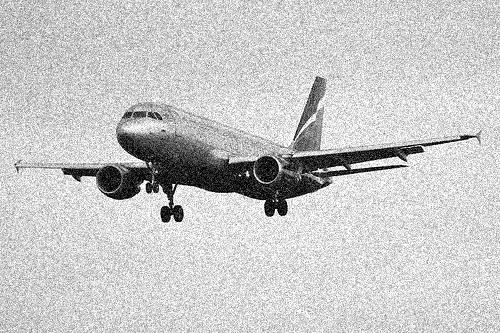
#> input picture cvstudey/chapter-2/V2-5-/image/noise/1.jpg, 500 x 333 px
$ python 2_4_cv2.add_application.py
#> lines starting #> are read from the running program, lines starting #| are printed output that depends on the picture
import cv2 as cv
import matplotlib.pyplot as plt
import numpy as np

img_path = "image/noise/1.jpg"

img1 = cv.imread(img_path)
#> img1 is the input picture: shape (333, 500, 3); min 0, max 255, mean 200.2

# 获取图像分辨率
h, w = img1.shape[:2]
#> h = 333; w = 500
# 创建零矩阵（黑色图像）
J = np.zeros((h, w, 3), dtype=np.double)

for i in range(1, 4):
    I = cv.imread(f"image/noise/{i}.jpg")
    I = I.astype(np.double)
    # 加法
    J = cv.add(I, J)
#> pass 2 of the loop `for i in range(1, 4):`:
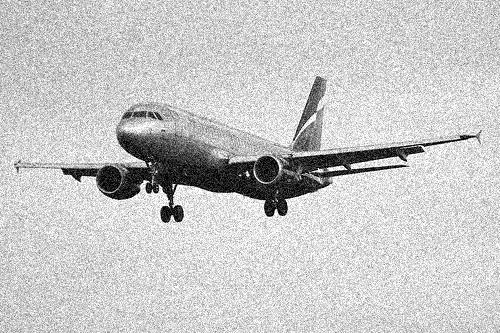
#> input picture cvstudey/chapter-2/V2-5-/image/noise/2.jpg, 500 x 333 px
#> I is the input picture: shape (333, 500, 3); min 0, max 255, mean 200.3
#> `J = cv.add(I, J)`:
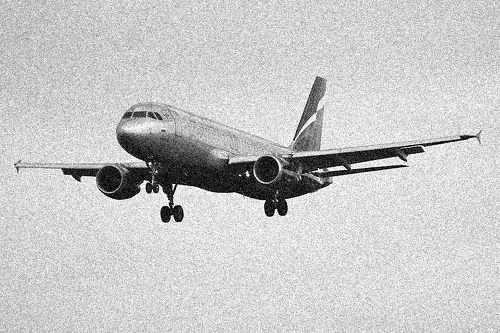
#> J: shape (333, 500, 3) float64; min 0, max 510, mean 400.4; drawn with min black and max white
#> pass 3 of the loop `for i in range(1, 4):`:
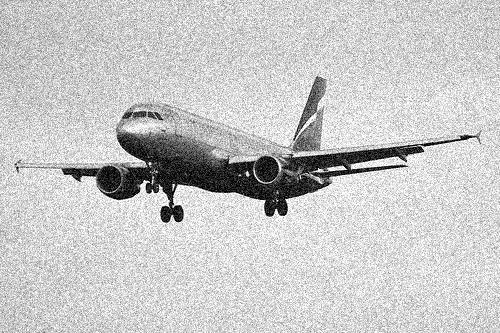
#> input picture cvstudey/chapter-2/V2-5-/image/noise/3.jpg, 500 x 333 px
#> I is the input picture: shape (333, 500, 3); min 0, max 255, mean 200.3
#> `J = cv.add(I, J)`:
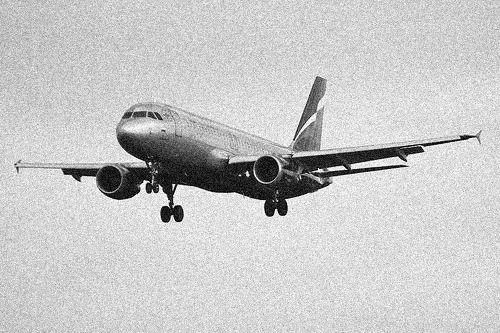
#> J: shape (333, 500, 3) float64; min 0, max 765, mean 600.7; drawn with min black and max white

# 归一化
J4 = cv.normalize(J, None, 0, 255, cv.NORM_MINMAX, dtype=3)
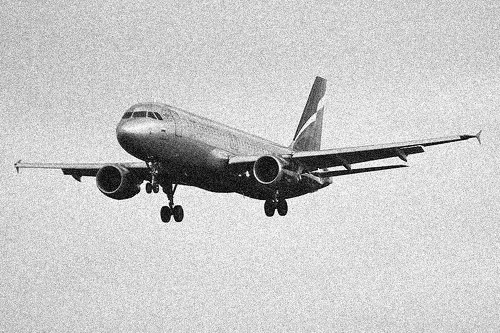
#> J4: shape (333, 500, 3) int16; min 0, max 255, mean 200.2
# J4_2 = cv.convertScaleAbs(J / 4, alpha=255.0)


# 因为前面已经累加了4张图像，这里从5开始
for i in range(5, 8):
    I = cv.imread(f"image/noise/{i}.jpg")
#> (the run stopped early here; a loop or call above may not have finished)
